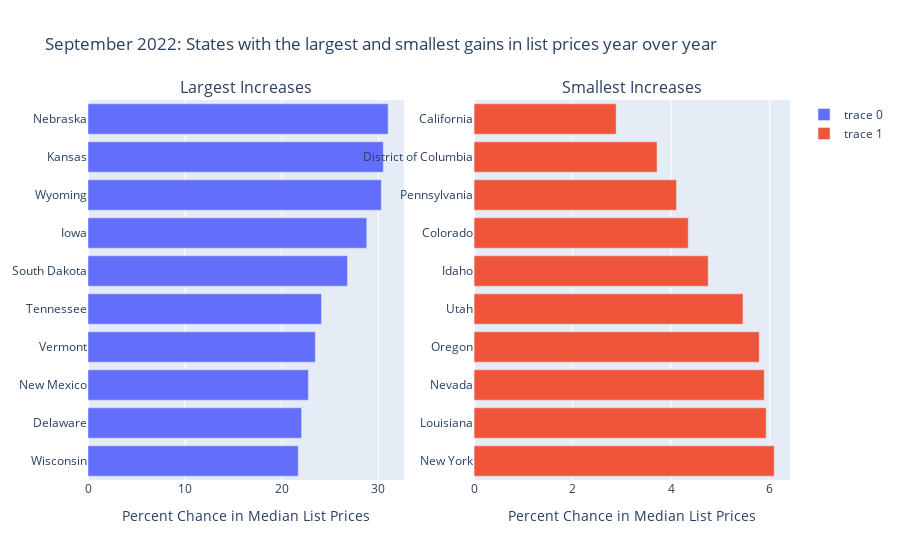

Notebook code cell kept with this figure:
### Code cell
# biggest increases
a = realtor_data.query("month == '2022-09-01'").sort_values(by  = 'pct_ch_med_list_yy', ascending=True).tail(10)
# smallest increase (biggest decreases)False
b = realtor_data.query("month == '2022-09-01'").sort_values(by  = 'pct_ch_med_list_yy', ascending=False).tail(10)


fig = make_subplots(
        rows=1, 
        cols=2,
        subplot_titles=('Largest Increases', 'Smallest Increases'))

fig.add_trace(
    go.Bar(x=a.pct_ch_med_list_yy, y=a.state, orientation= 'h'),
    row=1, col=1)

fig.add_trace(
    go.Bar(x=b.pct_ch_med_list_yy, y=b.state, orientation = 'h'),
    row=1, col=2
)

# update y axes
fig.update_xaxes(title_text="Percent Chance in Median List Prices", row=1, col=1)
fig.update_xaxes(title_text="Percent Chance in Median List Prices", row=1, col=2)

fig.update_layout(title_text="September 2022: States with the largest and smallest gains in list prices year over year")
fig.show()

### Figure 1 — Plotly figure (JSON) as saved in the notebook; plotly's stock layout.template omitted (floating-point values rounded to 4 significant figures)
{"data": [{"orientation": "h", "type": "bar", "x": [21.73, 22.07, 22.77, 23.48, 24.12, 26.81, 28.8, 30.3, 30.51, 31.01], "xaxis": "x", "y": ["Wisconsin", "Delaware", "New Mexico", "Vermont", "Tennessee", "South Dakota", "Iowa", "Wyoming", "Kansas", "Nebraska"], "yaxis": "y"}, {"orientation": "h", "type": "bar", "x": [6.093, 5.929, 5.891, 5.789, 5.46, 4.753, 4.348, 4.109, 3.715, 2.884], "xaxis": "x2", "y": ["New York", "Louisiana", "Nevada", "Oregon", "Utah", "Idaho", "Colorado", "Pennsylvania", "District of Columbia", "California"], "yaxis": "y2"}], "layout": {"annotations": [{"font": {"size": 16}, "showarrow": false, "text": "Largest Increases", "x": 0.225, "xanchor": "center", "xref": "paper", "y": 1, "yanchor": "bottom", "yref": "paper"}, {"font": {"size": 16}, "showarrow": false, "text": "Smallest Increases", "x": 0.775, "xanchor": "center", "xref": "paper", "y": 1, "yanchor": "bottom", "yref": "paper"}], "title": {"text": "September 2022: States with the largest and smallest gains in list prices year over year"}, "xaxis": {"anchor": "y", "domain": [0, 0.45], "title": {"text": "Percent Chance in Median List Prices"}}, "xaxis2": {"anchor": "y2", "domain": [0.55, 1], "title": {"text": "Percent Chance in Median List Prices"}}, "yaxis": {"anchor": "x", "domain": [0, 1]}, "yaxis2": {"anchor": "x2", "domain": [0, 1]}}}
